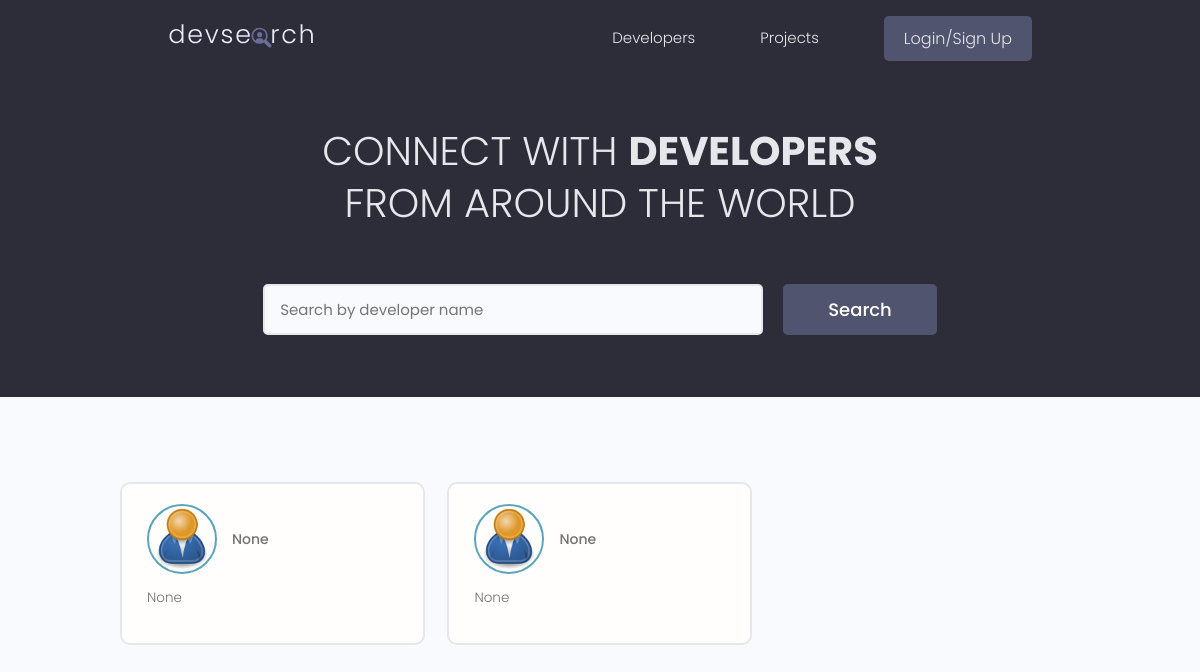
The page / on the database its author committed.
### users/models.py (models this page shows, shortened)
class Profile(models.Model):
    user = models.OneToOneField(
        User, on_delete=models.CASCADE, null=True, blank=True)
    name = models.CharField(max_length=200, blank=True, null=True)
    email = models.EmailField(max_length=500, blank=True, null=True)
    username = models.CharField(max_length=200, blank=True, null=True)
    location = models.CharField(max_length=200, blank=True, null=True)
    short_intro = models.CharField(max_length=200, blank=True, null=True)
    bio = models.TextField(blank=True, null=True)
    profile_image = models.ImageField(
        null=True, blank=True, upload_to='profiles/', default="profiles/user-default.png")
    social_github = models.CharField(max_length=200, blank=True, null=True)
    social_twitter = models.CharField(max_length=200, blank=True, null=True)
    social_linkedin = models.CharField(max_length=200, blank=True, null=True)
    social_youtube = models.CharField(max_length=200, blank=True, null=True)
    social_website = models.CharField(max_length=200, blank=True, null=True)
    created = models.DateTimeField(auto_now_add=True)
    id = models.UUIDField(default=uuid.uuid4, unique=True,
                          primary_key=True, editable=False)
    class Meta:
        ordering = ['created']
    @property
    def imageURL(self):
        try:
            url = self.profile_image.url
        except:
            url = ''
        return url

### users/views.py (the view)
# urls.py: path('', views.profiles, name="profiles"),
def profiles(request):
    profiles, search_query = searchProfiles(request)
    custom_range, profiles = paginateProfiles(request, profiles, 3)
    context = {'profiles': profiles, 'search_query': search_query,
               'custom_range': custom_range}
    return render(request, 'users/profiles.html', context)

### users/utils.py (called while the page is built)
def paginateProfiles(request, profiles, results):
    page = request.GET.get('page')
    paginator = Paginator(profiles, results)
    try:
        profiles = paginator.page(page)
    except PageNotAnInteger:
        page = 1
        profiles = paginator.page(page)
    except EmptyPage:
        page = paginator.num_pages
        profiles = paginator.page(page)
    leftIndex = (int(page) - 4)
    if leftIndex < 1:
        leftIndex = 1
    rightIndex = (int(page) + 5)
    if rightIndex > paginator.num_pages:
        rightIndex = paginator.num_pages + 1
    custom_range = range(leftIndex, rightIndex)
    return custom_range, profiles

def searchProfiles(request):
    search_query = ''
    if request.GET.get('search_query'):
        search_query = request.GET.get('search_query')
    skills = Skill.objects.filter(name__icontains=search_query)
    profiles = Profile.objects.distinct().filter(
        Q(name__icontains=search_query) |
        Q(short_intro__icontains=search_query) |
        Q(skill__in=skills)
    )
    return profiles, search_query

### users/templates/users/profiles.html (shortened to what this page needs)
{% extends 'main.html' %}
{% block content %}
<main class="home">
    <section class="hero-section text-center">
        <div class="container container--narrow">
            <div class="hero-section__box">
                <h2>CONNECT WITH <span>DEVELOPERS</span></h2>
                <h2>FROM AROUND THE WORLD</h2>
            </div>
            <div class="hero-section__search">
                <form id="searchForm" class="form" action="{% url 'profiles' %}" method="get">
                    <div class="form__field">
                        <input class="input input--text" id="formInput#search" type="text" name="search_query"
                            value="{{search_query}}" placeholder="Search by developer name" />
                    </div>
                    <input class="btn btn--sub btn--lg" type="submit" value="Search" />
                </form>
            </div>
        </div>
    </section>
    <section class="devlist">
        <div class="container">
            <div class="grid grid--three">
                {% for profile in profiles %}
                <div class="column card">
                    <div class="dev">
                        <a href="{% url 'user-profile' profile.id %}" class="card__body">
                            <div class="dev__profile">
                                <img class="avatar avatar--md" src="{{ profile.imageURL }}" alt="image" />
                                <div class="dev__meta">
                                    <h5>{{profile.short_intro|slice:"60"}}</h5>
                                </div>
                            </div>
                            <p class="dev__info">{{profile.bio|slice:"150"}}</p>
                        </a>
                    </div>
                </div>
                {% endfor %}
            </div>
        </div>
    </section>
</main>
{% endblock content %}

### static/styles/app.css (style rules this page uses)
:root { --color-sub: #2d2d39; }
.btn--sub { background-color: var(--color-sub-light); }
.card { border: 2px solid var(--color-light); }
img { width: 100%; }
.hero-section { height: 40vh; display: flex; align-items: center; background-color: var(--color-sub); }
.hero-section__box { margin-bottom: 4rem; }
.hero-section__box > h2, .hero-section__box > h2 > span { font-size: 4rem; color: var(--color-light); line-height: 1.3; text-transform: uppercase; }
.hero-section__box > h2 { font-weight: 300; }
.hero-section__box > h2 > span { font-weight: 700; }
.hero-section__search > .form { display: flex; align-items: center; justify-content: center; gap: 2rem; }
.hero-section__search > .form input.input--text { width: 50rem; }
.devlist { margin-top: 8rem; }
.devlist .grid { align-items: stretch; }
.devlist .dev .dev__profile { display: flex; align-items: center; gap: 1.5rem; }
.devlist .dev .dev__meta h5 { color: var(--color-text); font-size: 1.4rem; font-weight: 500; }
.devlist .dev .dev__info { margin: 1.5rem 0; font-size: 1.35rem; line-height: 1.4; text-align: justify; }

### static/uikit/styles/modules/_variables.css (style rules this page uses)
:root { --color-main: #5aa5b9; --color-main-light: #e6faff; --color-sub: #3f4156; --color-sub-light: #51546e; --color-sub-lighter: #ededfd; --color-text: #737373; --color-gray: #8b8b8b; --color-light: #e5e7eb; --color-light-gray: #767676; --color-bg: #f8fafd; --color-white: #fffefd; --color-white-light: #f3f3f3; --color-success: #359e64; --color-success-bg: #def8e8; --color-error: #fc4b0b; --color-error-bg: #fff2ee; --font-base: 'Poppins', arial, helvetica, 'Segoe UI', roboto, ubuntu, sans-serif; --font-monospace: 'Fira Code', 'Courier New', courier, monospace; --font-regular: 300; --font-medium: 500; --font-bold: 700; --generic-shadow: 1px 1px 5px #00000010; --generic-transition: all 0.3s ease-in-out; }

### static/uikit/styles/modules/_base.css (style rules this page uses)
* { margin: 0; padding: 0; box-sizing: border-box; text-rendering: optimizeLegibility; color: inherit; font-size: inherit; }
html { font-size: 50%; }
@media only screen and (min-width: 480px) { html { font-size: 56.25%; } }
@media only screen and (min-width: 1200px) { html { font-size: 62.5%; } }
body { line-height: 1.6; font-weight: 400; font-size: 1.5rem; color: var(--color-text); background-color: var(--color-bg); min-height: 100vh; }

### static/uikit/styles/modules/_typography.css (style rules this page uses)
* { font-family: var(--font-base); }
h2 { font-size: 3.6rem; font-weight: var(--font-bold); }
h5 { font-size: 2.4rem; font-weight: var(--font-medium); }
h5, h6 { font-weight: var(--font-regular); }
p, span, strong { font-size: 1.6rem; color: var(--color-text); font-weight: var(--font-regular); }
a { padding-bottom: 2px; text-decoration: none; display: inline-block; color: var(--color-main); font-weight: var(--font-medium); }

### static/uikit/styles/modules/_utilities.css (style rules this page uses)
.container { width: 92%; max-width: 165rem; margin: 0 auto; box-sizing: border-box; }
.container--narrow { width: 92%; max-width: 120rem; }
@media screen and (min-width: 1000px) { .container { width: 90%; } }
@media screen and (min-width: 1000px) { .container--narrow { width: 85%; } }
@media screen and (min-width: 1200px) { .container { width: 80%; } }
@media screen and (min-width: 1200px) { .container--narrow { width: 72%; } }
.text-center { text-align: center; }

### static/uikit/styles/modules/_avatar.css (style rules this page uses)
.avatar { border-radius: 50%; border: 2px solid var(--color-main); object-fit: cover; }
.avatar--md { height: 7rem; width: 7rem; }

### static/uikit/styles/modules/_button.css (style rules this page uses)
.btn { display: inline-block; position: relative; cursor: pointer; background-color: var(--color-light); font-weight: var(--font-medium); color: var(--color-sub); text-decoration: none; padding: 1rem 2rem; border-radius: 0.5rem; border: none; width: -webkit-fit-content; width: -moz-fit-content; width: fit-content; height: -webkit-fit-content; height: -moz-fit-content; height: fit-content; font-size: 1.6rem; outline-width: 0; outline-color: transparent; -webkit-backface-visibility: hidden; backface-visibility: hidden; transition: all 0.3s ease-in-out; }
.btn--sub { background-color: var(--color-sub); color: var(--color-white); }
.btn--lg { font-size: 1.8rem; padding: 1.2rem 4.5rem; }

### static/uikit/styles/modules/_card.css (style rules this page uses)
.card { border-radius: 1rem; background-color: var(--color-white); border: 1.5px solid var(--color-light); width: auto; height: auto; margin-top: 0.5rem; margin-bottom: 0.5rem; overflow: hidden; }
.card__body, .card__header { padding: 2rem 2.5rem; }

### rows shown on the page
Profile: imageURL (placeholder picture), short_intro "None", bio "None"
Profile: imageURL (placeholder picture), short_intro "None", bio "None"
